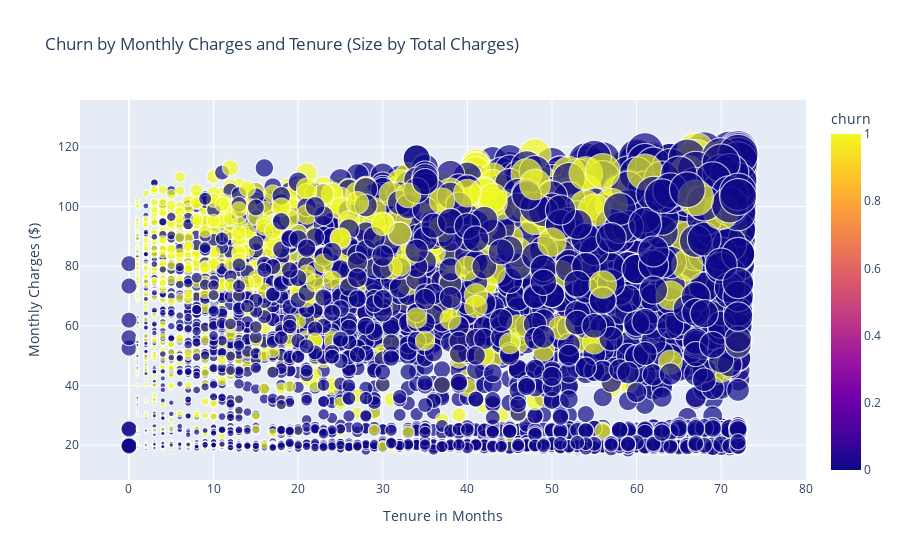

Notebook code cell kept with this figure:
### Markdown cell above
- This will show if customer value changes the churn pattern.

### Code cell
# Creating the scatter plot
fig = px.scatter(
    data_frame=df,
    x='tenure',
    y='monthlycharges',
    color='churn',
    size='totalcharges',
    title='Churn by Monthly Charges and Tenure (Size by Total Charges)',
    labels={
        'tenure': 'Tenure in Months',
        'monthlycharges': 'Monthly Charges ($)',
        'totalcharges': 'Total Charges ($)'
    },
    hover_data=['tenure', 'monthlycharges', 'totalcharges', 'churn'],
    size_max=40,
)

fig.show()

### Figure 1 — Plotly figure (JSON) as saved in the notebook; plotly's stock layout.template omitted (floating-point values rounded to 4 significant figures; data arrays with more than 128 entries replaced by an {"elided": "..."} marker saying what was removed)
{"data": [{"customdata": {"elided": "7043x2 float values"}, "hovertemplate": "Tenure in Months=%{x}<br>Monthly Charges ($)=%{y}<br>Total Charges ($)=%{customdata[0]}<br>churn=%{marker.color}<extra></extra>", "legendgroup": "", "marker": {"color": {"elided": "7043 int values"}, "coloraxis": "coloraxis", "size": {"elided": "7043 float values"}, "sizemode": "area", "sizeref": 5.428, "symbol": "circle"}, "mode": "markers", "name": "", "showlegend": false, "type": "scattergl", "x": {"elided": "7043 int values"}, "xaxis": "x", "y": {"elided": "7043 float values"}, "yaxis": "y"}], "layout": {"coloraxis": {"colorbar": {"title": {"text": "churn"}}, "colorscale": [[0, "#0d0887"], [0.1111, "#46039f"], [0.2222, "#7201a8"], [0.3333, "#9c179e"], [0.4444, "#bd3786"], [0.5556, "#d8576b"], [0.6667, "#ed7953"], [0.7778, "#fb9f3a"], [0.8889, "#fdca26"], [1, "#f0f921"]]}, "legend": {"itemsizing": "constant", "tracegroupgap": 0}, "title": {"text": "Churn by Monthly Charges and Tenure (Size by Total Charges)"}, "xaxis": {"anchor": "y", "domain": [0, 1], "title": {"text": "Tenure in Months"}}, "yaxis": {"anchor": "x", "domain": [0, 1], "title": {"text": "Monthly Charges ($)"}}}}
